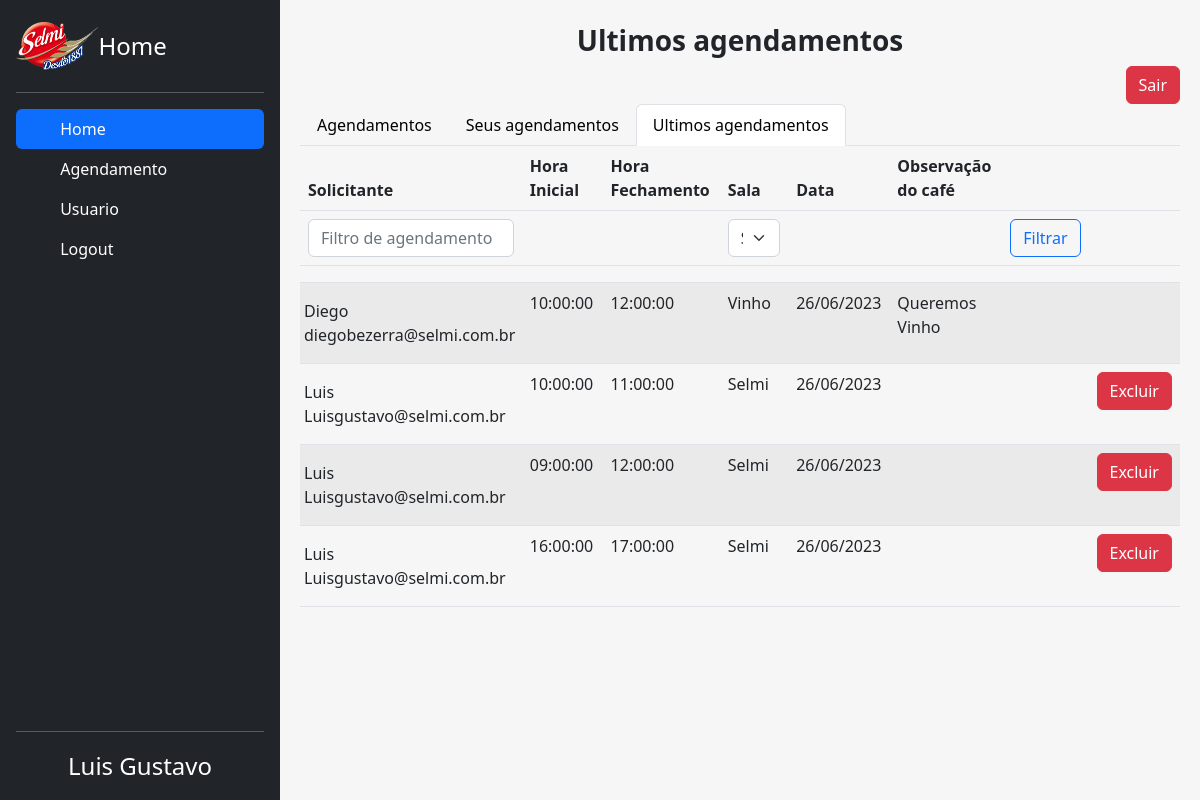
Page /index.php?menu=home&tab=historyAgenda (signed in) on the committed database.
### tables this page shows
CREATE TABLE `salas` (
  `id` int(11) NOT NULL,
  `sol_name` varchar(45) NOT NULL,
  `sol_email` varchar(45) NOT NULL,
  `hora_ini` time NOT NULL,
  `hora_fim` time NOT NULL,
  `sala` varchar(45) NOT NULL,
  `obs_cafe` varchar(45) NOT NULL,
  `data` date NOT NULL,
  `usuarioId` int(11) DEFAULT NULL
);

### src/config/class_agenda.php (called while the page is built, shortened)
<?php
class DatabaseAgenda  extends Dbconfig
{
    public function Lendo_Dados_Agenda()
    {
        $mysql_conn = $this->connect();
        $sql = "SELECT id, sol_name, sol_email, hora_ini, hora_fim, sala, obs_cafe, data, usuarioId  FROM salas ORDER BY data DESC";
        $agenda = $mysql_conn->query($sql);
        return $agenda;
    }
};

### src/pages/home/home.php (the view, shortened to what this page needs)
<?php
include_once("./src/config/class_agenda.php");
include_once("./src/components/header.php");
include_once("./src/components/sidebar.php");
$database = new DatabaseAgenda();
$option_tab = array(
    array("item_nav" => "Agendamentos", "slug" => "nextAgenda"),
    array("item_nav" => "Seus agendamentos", "slug" => "meAgenda"),
    array("item_nav" => "Ultimos agendamentos", "slug" => "historyAgenda"),
);
if (isset($_GET['tab'])) {
    $tab = $_GET['tab'];
} else {
    $tab = "nextAgenda";
}
$Agenda = $database->Lendo_Dados_Agenda();
$historyAgenda = $database->Lendo_Dados_Agenda();
?>
<div class="content-wrapper bg-principal w-100">
    <div class="box-header with-border mt-4" align="center">
        <?php foreach ($option_tab as $item) : ?>
            <h3 class="box-title">
                <b>
                    <?php
                    if (strval($item['slug']) === strval($tab)) {
                        echo $item['item_nav'];
                    } ?>
                </b>
            </h3>
        <?php endforeach ?>
    </div>
    <div align="right">
        <a href='<?php echo "$URL_ATUAL/agenda/src/config/logout.php" ?>' class="btn btn-danger">Sair</a>
    </div>
    <ul class="nav nav-tabs">
        <?php foreach ($option_tab as $item) : ?>
            <li class="nav-item">
                <a class="nav-link text-black <?php
                                                if (strval($item['slug']) === strval($tab)) {
                                                    echo "active";
                                                } else {
                                                    echo "text-black";
                                                } ?>" href="index.php?menu=home&tab=<?= $item['slug'] ?>">
                    <?php echo $item['item_nav'] ?>
                </a>
            </li>
        <?php endforeach ?>
    </ul>
    <div class="table table-responsive <?php if (strval($tab) === "nextAgenda" || strval($tab) === "meAgenda") {
                                            echo "d-none";
                                        } ?>">
        <table class='table table-striped' id="agenda">
            <thead>
                <tr>
                    <th>Solicitante</th>
                    <th>Hora Inicial</th>
                    <th>Hora Fechamento</th>
                    <th>Sala</th>
                    <th>Data</th>
                    <th>Observação do café</th>
                </tr>
                <tr>
                    <form role="" method="POST">
                        <th>
                            <input class="form-control" name="search" type="text" id="" autofocus placeholder="Filtro de agendamento" />
                        </th>
                        <th>
                        </th>
                        <th>
                        </th>
                        <th>
                            <select class="form-select text-capitalize" aria-label="Default select example" name="sala">
                                <option value="" selected>Sala</option>
                            </select>
                        </th>
                        <th>
                        </th>
                        <th>
                        </th>
                        <th>
                            <button class="btn btn-outline-primary">Filtrar</button>
                        </th>
                    </form>
                </tr>
                <tr>
                    <th>
                    </th>
                </tr>
            </thead>
            <tbody id="xxxxxxxx">
                <?php foreach ($historyAgenda as $row) : ?>
                    <tr <?php
                        $data_de_hoje = date('Y-m-d');
                        if ($data_de_hoje > $row['data']) {
                            echo "class=''";
                        } else {
                            echo "class='d-none'";
                        }
                        ?>>
                        <td class="p-3">
                            <div class='col'>
                                <div class='row text-capitalize'><?= htmlspecialchars($row['sol_name']) ?></div>
                                <div class='row'><?= htmlspecialchars($row['sol_email']) ?></div>
                            </div>
                        </td>
                        <td><?= htmlspecialchars($row['hora_ini']) ?></td>
                        <td><?= htmlspecialchars($row['hora_fim']) ?></td>
                        <td class="text-capitalize"><?= htmlspecialchars($row['sala']) ?></td>
                        <td>
                            <?=
                            htmlspecialchars(date_format(date_create($row['data']), "d/m/Y"));
                            ?>
                        </td>
                        <td class="text-capitalize"><?= htmlspecialchars($row['obs_cafe']) ?></td>
                        <td>
                        </td>
                        <td>
                            <?php
                            $id = $row['id'];
                            if ($_SESSION['userStatus'] === "admin" || $_SESSION['auth'] === $row['usuarioId']) {
                                echo " <a class='btn btn-danger text-white' href='./index.php?menu=excluirAgendamento&id=$id'>Excluir</a>";
                            } else {
                                echo "";
                            }
                            ?>
                        </td>
                    </tr>
                <?php endforeach; ?>
            </tbody>
        </table>
    </div>
</div>

### src/components/header.php (style rules this page uses)
body { overflow: hidden; }
.bg-principal { background-color: #F6F6F6; height: 100vh; padding: 0 20px; overflow: auto; }

### rows in the picture
salas: sol_name "Diego", sol_email "diegobezerra@selmi.com.br", hora_ini "10:00:00", hora_fim "12:00:00", sala "Vinho", data "26/06/2023", obs_cafe "Queremos Vinho"
salas: sol_name "Luis", sol_email "Luisgustavo@selmi.com.br", hora_ini "10:00:00", hora_fim "11:00:00", sala "Selmi", data "26/06/2023"
salas: sol_name "Luis", sol_email "Luisgustavo@selmi.com.br", hora_ini "09:00:00", hora_fim "12:00:00", sala "Selmi", data "26/06/2023"
salas: sol_name "Luis", sol_email "Luisgustavo@selmi.com.br", hora_ini "16:00:00", hora_fim "17:00:00", sala "Selmi", data "26/06/2023"

### other values in the picture
$item['item_menu'] "Home"
$item['item_menu'] "Agendamento"
$_SESSION['username'] "Luis Gustavo"
$item['item_nav'] "Ultimos agendamentos"
$item['item_nav'] "Agendamentos"
$item['item_nav'] "Seus agendamentos"
